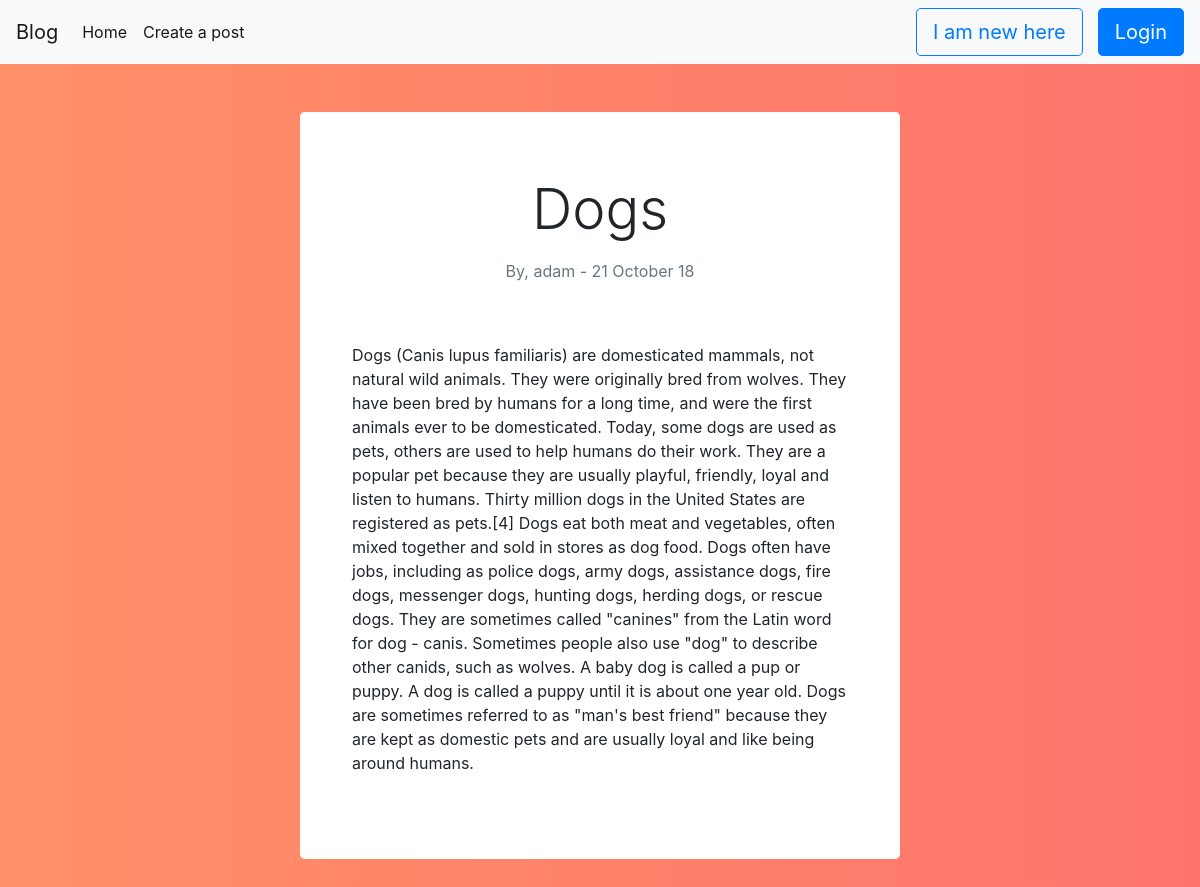
The app's page /blog/OO41H5 with its own data.
### blog/models.py (models this page shows)
class BlogPost(models.Model):
    title = models.CharField(max_length=50, unique=True)
    slug = models.SlugField(unique = True, max_length=100)
    author = models.ForeignKey(User, on_delete=models.CASCADE)
    quick_description = models.CharField(max_length=200)
    content = models.CharField(max_length=2000)
    active = models.BooleanField(default=True)
    timestamp = models.DateTimeField(auto_now_add=True)
    img_url = models.CharField(max_length=1000,  unique=True)

### blog/views.py (the view)
# urls.py: path('<slug:slug>', views.viewBlogPost),
def viewBlogPost(request, slug):
    post = get_object_or_404(BlogPost, slug=slug)
    context = {'post': post}
    return render(request, 'blog/post.html', context)

### templates/blog/post.html
{% extends "base.html"%}
{%block content%}
<p class = "display-4">{{post.title}}</p>
<p class="text-muted">By, {{post.author}} - {{ post.timestamp | date:"d F y" }}</p>
<br>
<div style="text-align:left; padding:20px;background-color: white; width:100%; border-radius: 10px;">{{post.content}}</div>
{%endblock%}

### templates/base.html (style rules this page uses)
body { background: #fd746c; background: -webkit-linear-gradient(to right, #ff9068, #fd746c); background: linear-gradient(to right, #ff9068, #fd746c); }

### records on screen
BlogPost: title "Dogs", author "adam", timestamp "21 October 18", content "Dogs (Canis lupus familiaris) are domesticated mammals, not natural wild animals. They were originally bred from wolves. They have been bred by humans for a long time, and were the first animals ever to be domesticated. Today, some dogs are used as pets, others are used to help humans do their work. They are a popular pet because they are usually playful, friendly, loyal and listen to humans. Thirty million dogs in the United States are registered as pets.[4] Dogs eat both meat and vegetables, often mixed together and sold in stores as dog food. Dogs often have jobs, including as police dogs, army dogs, assistance dogs, fire dogs, messenger dogs, hunting dogs, herding dogs, or rescue dogs.…"
